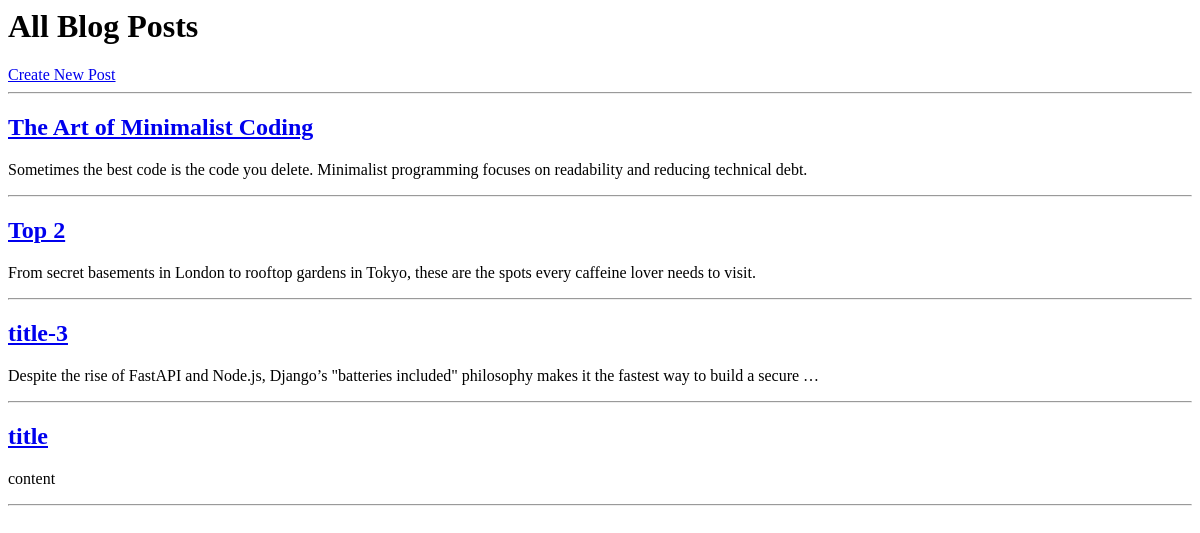
The app's page /, older data.
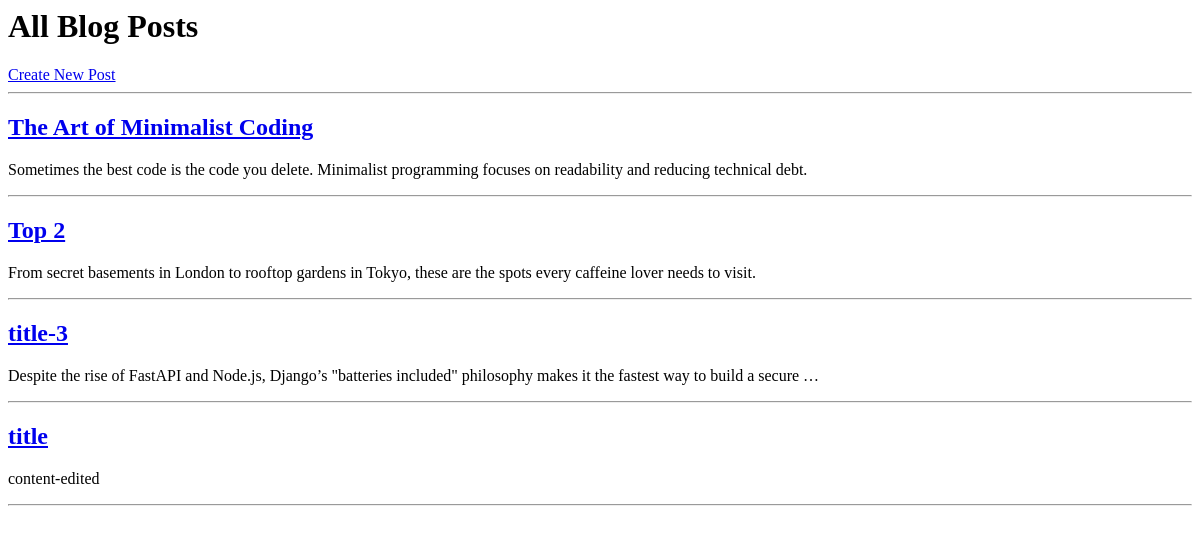
The same page, newer data.
### blog/models.py (models this page shows, shortened)
class Post(models.Model):
    title=models.CharField(max_length=200)
    slug = models.SlugField(unique=True, blank=True)
    content=models.TextField()
    author=models.ForeignKey(User,on_delete=models.CASCADE)
    created_at=models.DateTimeField(auto_now_add=True)

### blog/views.py (the view)
# urls.py: path('',views.home,name='home'),
def home(request):
    posts=Post.objects.all()
    return render(request,'blog/home.html',{'posts':posts})

### blog/templates/blog/home.html
<h1>All Blog Posts</h1>
<a href="{% url 'create_post' %}">Create New Post</a>
<hr>
{% for post in posts %}
    <h2>
        <a href="{% url 'post_detail' post.slug %}">
            {{ post.title }}
        </a>
    </h2>
    <p>{{ post.content|truncatewords:20 }}</p>
    <hr>
{% endfor %}

Row changes from the older to the newer data that the page shows:
changed Post "title": content "content" → "content-edited"
